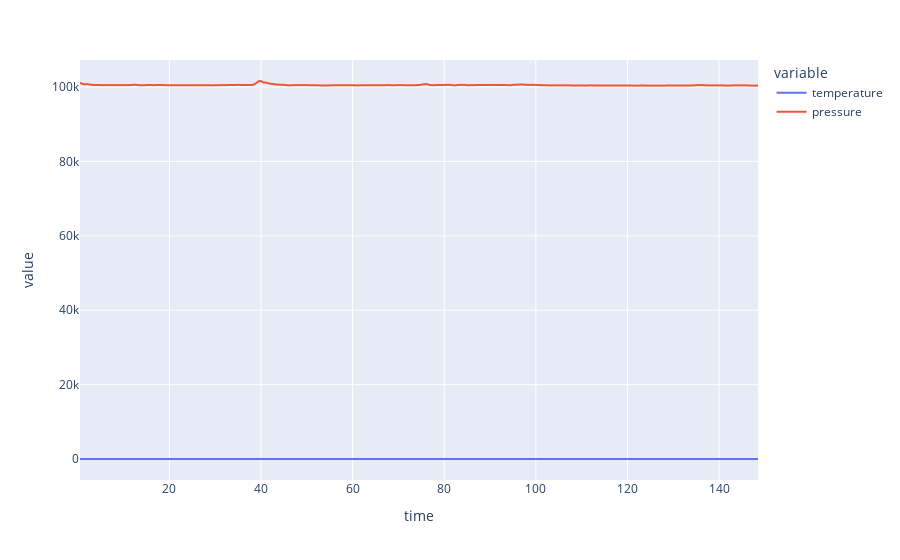

Notebook source saved alongside this figure:
### Markdown cell above
## BMP280 Data

### Code cell
bmpdf = pd.DataFrame(data=[np.asarray(el.split(), dtype=np.float64) for el in df.query("tag == 'bmp280' and type == 3").text],
                    index = df.query("tag == 'bmp280' and type == 3").time/1000,
                    columns=["temperature", "pressure"])
px.line(bmpdf)

### Figure 1 — Plotly figure (JSON) as saved in the notebook; plotly's stock layout.template omitted (floating-point values rounded to 4 significant figures; data arrays with more than 128 entries replaced by an {"elided": "..."} marker saying what was removed)
{"data": [{"hovertemplate": "variable=temperature<br>time=%{x}<br>value=%{y}<extra></extra>", "legendgroup": "temperature", "line": {"color": "#636efa", "dash": "solid"}, "mode": "lines", "name": "temperature", "showlegend": true, "type": "scattergl", "x": {"elided": "3183 float values"}, "xaxis": "x", "y": {"elided": "3183 float values"}, "yaxis": "y"}, {"hovertemplate": "variable=pressure<br>time=%{x}<br>value=%{y}<extra></extra>", "legendgroup": "pressure", "line": {"color": "#EF553B", "dash": "solid"}, "mode": "lines", "name": "pressure", "showlegend": true, "type": "scattergl", "x": {"elided": "3183 float values"}, "xaxis": "x", "y": {"elided": "3183 float values"}, "yaxis": "y"}], "layout": {"legend": {"title": {"text": "variable"}, "tracegroupgap": 0}, "margin": {"t": 60}, "xaxis": {"anchor": "y", "domain": [0, 1], "title": {"text": "time"}}, "yaxis": {"anchor": "x", "domain": [0, 1], "title": {"text": "value"}}}}
